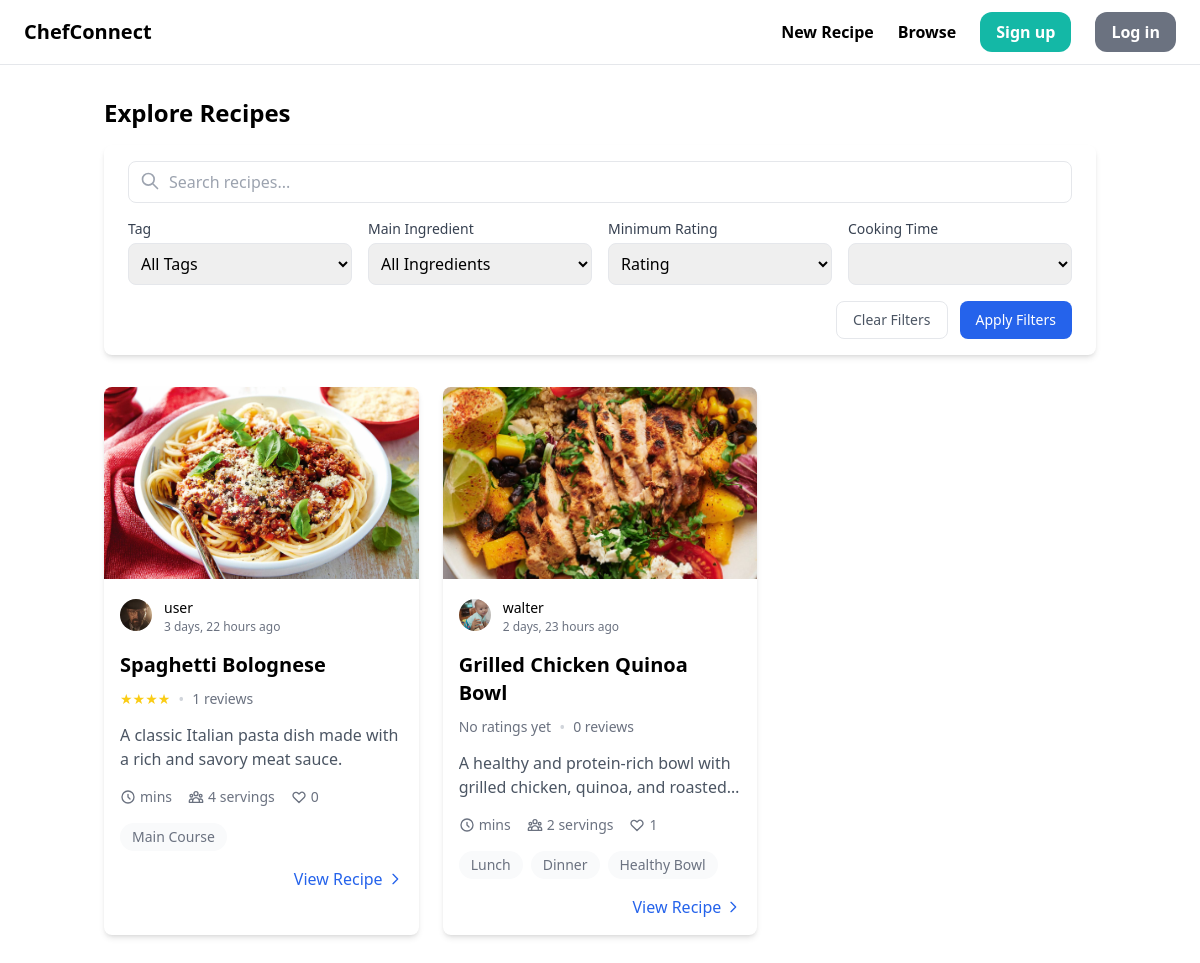
The page / on the database its author committed.
### recipe/models.py (models this page shows, shortened)
class Recipe(models.Model):
    title = models.CharField(max_length=255)
    description = models.TextField()
    preparation_time = models.PositiveIntegerField(help_text="Time in minutes")
    servings = models.PositiveIntegerField()
    food_pic = models.ImageField(upload_to="recipe_pictures/")
    tags = models.ManyToManyField(Tag, related_name='recipes')
    isSaved = models.BooleanField(default=False)
    created_at = models.DateTimeField(auto_now_add=True)
    updated_at = models.DateTimeField(auto_now=True)
    created_by = models.ForeignKey(settings.AUTH_USER_MODEL, on_delete=models.CASCADE, null=True, blank=True,
                                   related_name='created_recipes')
    def get_avg_rating(self):
        total = 0
        for review in self.reviews.all():
            total += review.rating
        avg_rating = round(total / (len(self.reviews.all()) or 1))
        return range(avg_rating)

class Tag(models.Model):
    name = models.CharField(max_length=255)

### users/models.py (models this page shows, shortened)
class CustomUser(AbstractUser):
    profile_picture = models.ImageField(upload_to="profile_pictures", blank=True, null=True)  # media/profile_pictures
    description = models.TextField(blank=True, null=True)

### recipe/views.py (the view)
# urls.py: path('', index, name="index"),
def index(request):
    all_tags = Tag.objects.all().order_by('name')
    all_ingredients = Ingredient.objects.all().order_by('name')
    recipes = Recipe.objects.all()
    search_query = request.GET.get('search', '')
    if search_query:
        recipes = recipes.filter(title__icontains=search_query)
    tags = request.GET.getlist('tags')
    if tags:
        recipes = recipes.filter(tags__id__in=tags).distinct()
    ingredients = request.GET.getlist('ingredients')
    if ingredients:
        recipes = recipes.filter(ingredients__id__in=ingredients).distinct()
    selected_tags = Tag.objects.filter(id__in=tags) if tags else []
    selected_ingredients = Ingredient.objects.filter(id__in=ingredients) if ingredients else []
    context = {
        'recipes': recipes,
        'all_tags': all_tags,
        'all_ingredients': all_ingredients,
        'selected_tags': selected_tags,
        'selected_ingredients': selected_ingredients,
    }
    return render(request, 'recipe/index.html', context)

### recipe/templates/recipe/index.html (shortened to what this page needs)
{% extends 'base.html' %}
{% block content %}
    <div class="container mx-auto px-4 py-2">
        <h1 class="text-2xl font-bold mb-4">Explore Recipes</h1>
        <div class="bg-white rounded-lg shadow-md px-6 py-4 mb-8">
            <form method="GET" class="space-y-4">
                <div class="relative">
                    <input type="text"
                           name="search"
                           placeholder="Search recipes..."
                           value="{{ request.GET.search|default:'' }}"
                           class="w-full pl-10 pr-4 py-2 border rounded-lg focus:outline-none focus:ring-2 focus:ring-blue-500">
                    <svg class="absolute left-3 top-2.5 h-5 w-5 text-gray-400" fill="none" stroke="currentColor"
                         viewBox="0 0 24 24">
                        <path stroke-linecap="round" stroke-linejoin="round" stroke-width="2"
                              d="M21 21l-6-6m2-5a7 7 0 11-14 0 7 7 0 0114 0z"/>
                    </svg>
                </div>
                <div class="grid grid-cols-1 md:grid-cols-2 lg:grid-cols-4 gap-4">
                    <div>
                        <label class="block text-sm font-medium text-gray-700 mb-1">Tag</label>
                        <select name="tag"
                                class="w-full p-2 border rounded-lg focus:outline-none focus:ring-2 focus:ring-blue-500">
                            <option value="">All Tags</option>
                        </select>
                    </div>
                    <div>
                        <label class="block text-sm font-medium text-gray-700 mb-1">Main Ingredient</label>
                        <select name="ingredient"
                                class="w-full p-2 border rounded-lg focus:outline-none focus:ring-2 focus:ring-blue-500">
                            <option value="">All Ingredients</option>
                        </select>
                    </div>
                    <div>
                        <label class="block text-sm font-medium text-gray-700 mb-1">Minimum Rating</label>
                        <select name="rating"
                                class="w-full p-2 border rounded-lg focus:outline-none focus:ring-2 focus:ring-blue-500">
                            <option value="">Rating</option>
                        </select>
                    </div>
                    <div>
                        <label class="block text-sm font-medium text-gray-700 mb-1">Cooking Time</label>
                        <select name="cooking_time"
                                class="w-full p-2 border rounded-lg focus:outline-none focus:ring-2 focus:ring-blue-500">
                        </select>
                    </div>
                </div>
                <div class="flex justify-end space-x-3">
                    <a href="{% url 'recipe:index' %}"
                       class="px-4 py-2 text-sm text-gray-600 border rounded-lg hover:bg-gray-50">
                        Clear Filters
                    </a>
                    <button type="submit"
                            class="px-4 py-2 text-sm text-white bg-blue-600 rounded-lg hover:bg-blue-700">
                        Apply Filters
                    </button>
                </div>
            </form>
        </div>
        <div class="grid grid-cols-1 md:grid-cols-2 lg:grid-cols-3 gap-6">
            {% for recipe in recipes %}
                <div class="bg-white rounded-lg shadow-md overflow-hidden hover:shadow-lg transition-shadow duration-300">
                    {% if recipe.food_pic %}
                        <img src="{{ recipe.food_pic.url }}" alt="{{ recipe.title }}" class="w-full h-48 object-cover">
                    {% else %}
                        <div class="w-full h-48 bg-gray-200 flex items-center justify-center">
                            <span class="text-gray-400">No image available</span>
                        </div>
                    {% endif %}
                    <div class="p-4">
                        <div class="flex items-center gap-3 mb-4">
                            {% if recipe.created_by.profile_picture %}
                                <img src="{{ recipe.created_by.profile_picture.url }}"
                                     alt="{{ recipe.created_by.username }}"
                                     class="w-8 h-8 rounded-full object-cover">
                            {% else %}
                                <div class="w-8 h-8 rounded-full bg-gray-200 flex items-center justify-center">
                                    <span class="text-gray-500 text-sm">{{ recipe.user.username|first|upper }}</span>
                                </div>
                            {% endif %}
                            <div class="flex flex-col">
                                <a href="{% url 'users:chef-profile' chef_id=recipe.created_by.id %}"><span
                                        class="text-sm font-medium">{{ recipe.created_by.username }}</span></a>
                                <span class="text-xs text-gray-500">{{ recipe.created_at|timesince }} ago</span>
                            </div>
                        </div>
                        <h2 class="text-xl font-semibold mb-2">{{ recipe.title }}</h2>
                        <div class="flex items-center gap-2 mb-3">
                            <div class="flex items-center">
                                {% if recipe.get_avg_rating %}
                                    <div class="flex text-yellow-400 text-sm">
                                        {% for i in recipe.get_avg_rating %}
                                            <span>★</span>
                                        {% endfor %}
                                    </div>
                                {% else %}
                                    <span class="text-sm text-gray-500">No ratings yet</span>
                                {% endif %}
                            </div>
                            <span class="text-gray-300">•</span>
                            <span class="text-sm text-gray-500">{{ recipe.reviews.count }} reviews</span>
                        </div>
                        <p class="text-gray-600 mb-4 line-clamp-2">{{ recipe.description }}</p>
                        <div class="flex items-center gap-4 text-sm text-gray-500 mb-4">
                            <div class="flex items-center">
                                <svg class="w-4 h-4 mr-1" fill="none" stroke="currentColor" viewBox="0 0 24 24">
                                    <path stroke-linecap="round" stroke-linejoin="round" stroke-width="2"
                                          d="M12 8v4l3 3m6-3a9 9 0 11-18 0 9 9 0 0118 0z"></path>
                                </svg>
                                <span>{{ recipe.cooking_time }} mins</span>
                            </div>
                            <div class="flex items-center">
                                <span>{{ recipe.servings }} servings</span>
                            </div>
                            <div class="flex items-center">
                                <svg class="w-4 h-4 mr-1" fill="none" stroke="currentColor" viewBox="0 0 24 24">
                                    <path stroke-linecap="round" stroke-linejoin="round" stroke-width="2"
                                          d="M4.318 6.318a4.5 4.5 0 000 6.364L12 20.364l7.682-7.682a4.5 4.5 0 00-6.364-6.364L12 7.636l-1.318-1.318a4.5 4.5 0 00-6.364 0z"></path>
                                </svg>
                                <span>{{ recipe.likes.count }}</span>
                            </div>
                        </div>
                        <div class="flex flex-wrap gap-2 mb-4">
                            {% for tag in recipe.tags.all|slice:":3" %}
                                <span class="px-3 py-1 bg-gray-50 text-gray-500 rounded-full text-sm">
                            {{ tag.name }}
                        </span>
                            {% endfor %}
                        </div>
                        <div class="flex items-center justify-end">
                            <a href="{% url 'recipe:detail' recipe.id %}"
                               class="inline-flex items-center text-blue-600 hover:text-blue-800">
                                View Recipe
                                <svg class="w-4 h-4 ml-1" fill="none" stroke="currentColor" viewBox="0 0 24 24">
                                    <path stroke-linecap="round" stroke-linejoin="round" stroke-width="2"
                                          d="M9 5l7 7-7 7"></path>
                                </svg>
                            </a>
                        </div>
                    </div>
                </div>
            {% empty %}
                <div class="col-span-full text-center py-12">
                    <h3 class="text-xl text-gray-600">No recipes found</h3>
                    <p class="mt-2 text-gray-500">Be the first to add a recipe!</p>
                </div>
            {% endfor %}
        </div>
    </div>
{% endblock %}

### rows shown on the page
Recipe: food_pic (picture), created_by.profile_picture (picture), created_by.username "user", created_at "3 days, 22 hours", title "Spaghetti Bolognese", reviews.count "1", description "A classic Italian pasta dish made with a rich and savory meat sauce.", servings "4", likes.count "0"
Tag: name "Main Course"
Recipe: food_pic (picture), created_by.profile_picture (picture), created_by.username "walter", created_at "2 days, 23 hours", title "Grilled Chicken Quinoa Bowl", shows "No ratings yet", reviews.count "0", description "A healthy and protein-rich bowl with grilled chicken, quinoa, and…", servings "2", likes.count "1"
Tag: name "Lunch"
Tag: name "Dinner"
Tag: name "Healthy Bowl"
